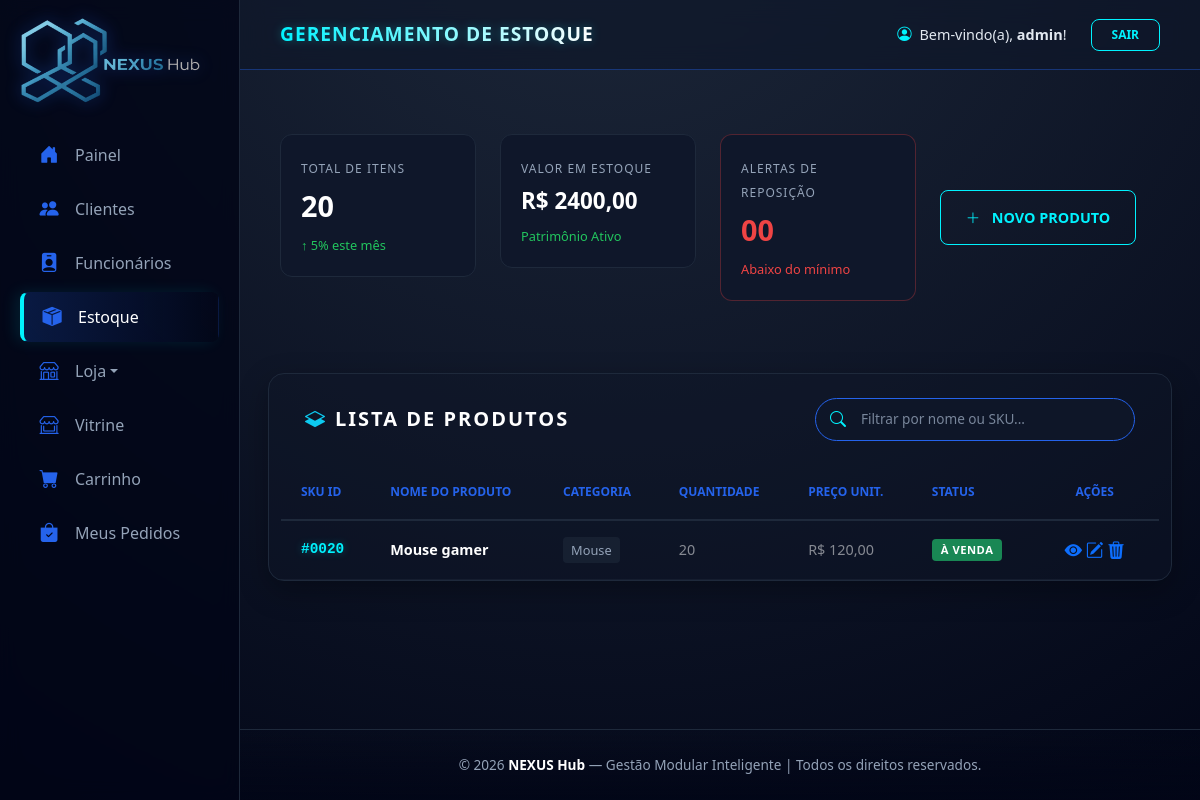
The app's page /nexushub/dashboard/estoque/ (signed in), older data.
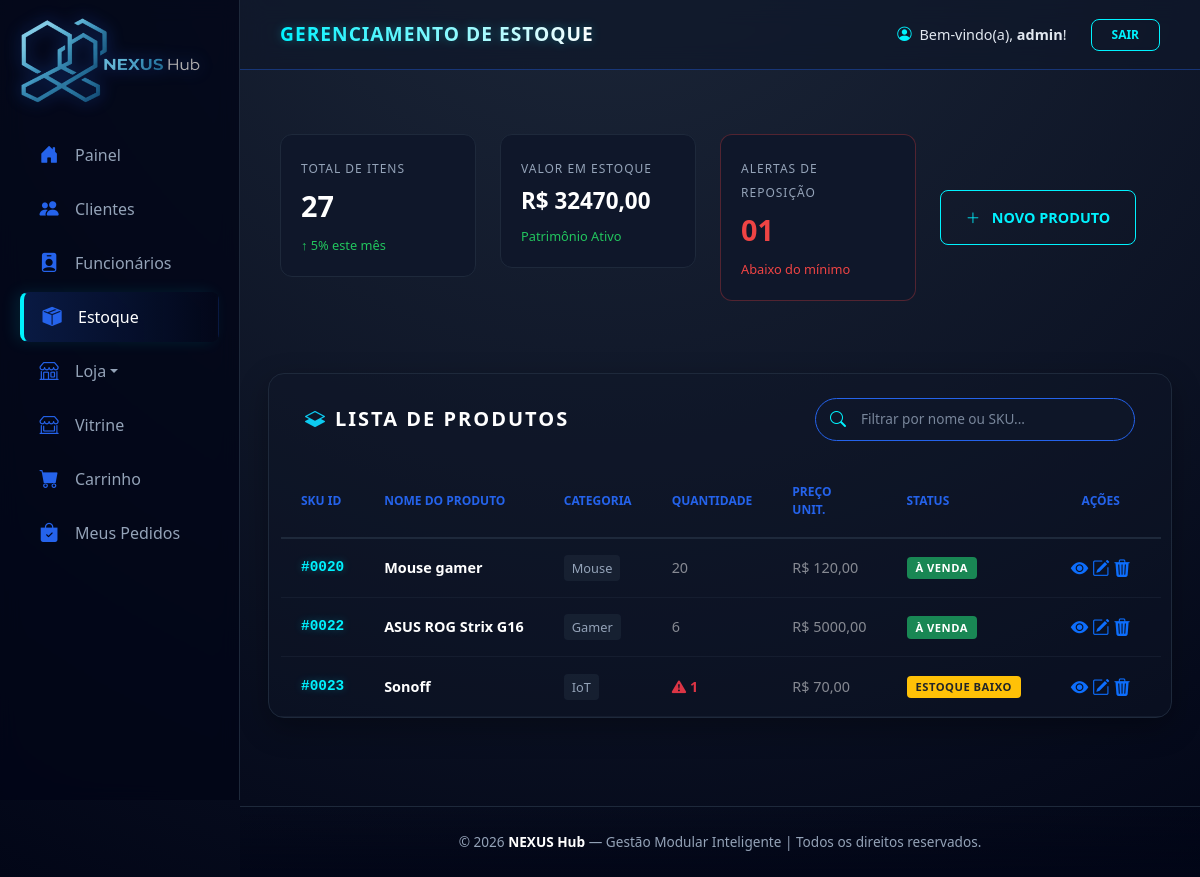
The same page, newer data.
### dashboard/models.py (models this page shows, shortened)
class Produto(models.Model):
    loja = models.ForeignKey(Loja, on_delete=models.CASCADE)
    categoria = models.ForeignKey('Categoria', on_delete=models.SET_NULL, null=True, blank=True)
    nome = models.CharField(max_length=255)
    descricao = models.TextField()
    preco = models.DecimalField(max_digits=10, decimal_places=2)
    estoque = models.IntegerField(default=0)
    estoque_minimo = models.IntegerField(default=5)
    ativo = models.BooleanField(default=True)
    data_criacao = models.DateTimeField(auto_now_add=True)

class Categoria(models.Model):
    nome = models.CharField(max_length=100)
    slug = models.SlugField(unique=True)

### dashboard/decorators.py (the view, shortened to what this page needs)
    @login_required(login_url='login_view')
    def _wrapped_view(request, *args, **kwargs):
        if request.user.is_superuser:
            return view_func(request, *args, **kwargs)

### dashboard/views.py (called while the page is built)
@loja_obrigatoria
def lista_estoque(request):
    produtos_base = Produto.objects.filter(loja__vendedor__usuario=request.user)
    alertas_count = produtos_base.filter(estoque__lte=F('estoque_minimo')).count()
    produtos = produtos_base
    if request.GET.get('baixo_estoque'):
        produtos = produtos.filter(estoque__lte=F('estoque_minimo'))
    totais = produtos.aggregate(
        total_itens=Sum('estoque'), # Soma a quantidade total de peças
        valor_total=Sum(F('preco') * F('estoque')) # Valor total em R$
    )
    context = {
        'produtos': produtos,
        'total_itens': totais['total_itens'] or 0,
        'valor_estoque': totais['valor_total'] or 0,
        'alertas_reposicao': alertas_count, # Agora a variável existe!
        'titulo_aba': 'Gerenciamento de Estoque | NEXUS Hub',
    }
    return render(request, 'estoque_lista.html', context)

### dashboard/templates/estoque_lista.html (shortened to what the changed rows need)
{% extends 'base.html' %}
{% load static %}
{% block content %}
<div class="row g-4 mb-5"><div class="row g-4 mb-5">
    <div class="col-md-3">
        <div class="stat-card">
            <span class="stat-label">Total de Itens</span>
            <div class="stat-value">{{ total_itens }}</div>
            <span class="trend-up">↑ 5% este mês</span>
        </div>
    </div>
    <div class="col-md-3">
        <div class="stat-card">
            <span class="stat-label">Valor em Estoque</span>
            <div class="stat-value" style="font-size: 1.4rem;">
                R$ {{ valor_estoque|floatformat:2 }}
            </div>
            <span class="trend-up">Patrimônio Ativo</span>
        </div>
    </div>
    <div class="col-md-3">
        <div class="stat-card" style="border-color: rgba(239, 68, 68, 0.3);">
            <span class="stat-label">Alertas de Reposição</span>
            <div class="stat-value" style="color: #ef4444;">
                {{ alertas_reposicao|stringformat:"02d" }}
            </div>
            <span class="trend-alert">Abaixo do mínimo</span>
        </div>
    </div>
</div>
<div class="table-responsive-nexus">
    <table class="table-nexus">
    <thead>
        <tr>
            <th>SKU ID</th>
            <th>Nome do Produto</th>
            <th>Categoria</th>
            <th>Quantidade</th>
            <th>Preço Unit.</th>
            <th>Status</th>
            <th class="text-center">Ações</th>
        </tr>
    </thead>
    <tbody id="estoqueTable">
        {% for produto in produtos %}
        <tr>
            <td class="sku-highlight">#{{ produto.id|stringformat:"04d" }}</td>
            <td class="fw-bold text-white">{{ produto.nome }}</td>
            <td><span class="badge-category">{{ produto.categoria.nome }}</span></td>
            <td>
                {% if produto.estoque <= produto.estoque_minimo %}
                    <span class="text-danger fw-bold">
                        <i class="bi bi-exclamation-triangle-fill me-1"></i>{{ produto.estoque }}
                    </span>
                {% else %}
                    <span class="text-white-50">{{ produto.estoque }}</span>
                {% endif %}
            </td>
            <td class="text-white-50">R$ {{ produto.preco|floatformat:2 }}</td>
            <td>
                {% if produto.estoque <= 0 %}
                    <span class="badge bg-danger">Esgotado</span>
                {% elif produto.estoque <= produto.estoque_minimo %}
                    <span class="badge bg-warning text-dark">Estoque Baixo</span>
                {% else %}
                    <span class="badge bg-success">À Venda</span>
                {% endif %}
            </td>
            <td class="text-center">
                <div class="action-buttons">
                    <a href="{% url 'detalhe_produto' produto.id %}" class="btn-action details" title="Ver detalhes">
                        <i class="bi bi-eye-fill"></i>
                    </a>
                    <a href="{% url 'editar_produto' produto.id %}" class="btn-action edit" title="Editar">
                        <i class="bi bi-pencil-square"></i>
                    </a>
                    <a href="{% url 'excluir_produto' produto.id %}" class="btn-action delete" title="Excluir">
                        <i class="bi bi-trash3-fill"></i>
                    </a>
                </div>
            </td>
        </tr>
        {% empty %}
        <tr>
            <td colspan="7" class="text-center py-5 text-secondary">Nenhum produto cadastrado no sistema.</td>
        </tr>
        {% endfor %}
    </tbody>
</table>
</div>
{% endblock %}

Row changes from the older to the newer data that the page shows:
added Produto: id "0022", nome "ASUS ROG Strix G16", categoria.nome "Gamer", estoque "6", preco "5000,00", estoque_minimo "À VENDA"
added Produto: id "0023", nome "Sonoff", categoria.nome "IoT", estoque "1", preco "70,00", estoque_minimo "ESTOQUE BAIXO"
Text that changed along with them:
{{ total_itens }}: "20" → "27"
{{ valor_estoque|floatformat:2 }}: "2400,00" → "32470,00"
{{ alertas_reposicao|stringformat:"02d" }}: "00" → "01"
